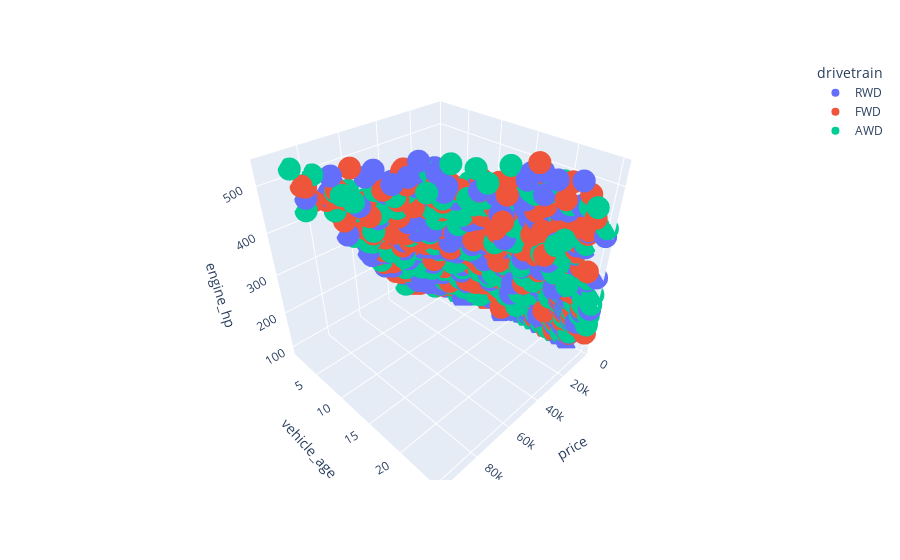

This figure's notebook cell:
### Code cell
fig = px.scatter_3d(df_new, x='price', y='vehicle_age', z='engine_hp',
              color='drivetrain')
fig.update_layout(
    scene=dict(
        xaxis=dict(range=[0, 100000])))
fig.show()

### Figure 1 — Plotly figure (JSON) as saved in the notebook; plotly's stock layout.template omitted (floating-point values rounded to 4 significant figures; data arrays with more than 128 entries replaced by an {"elided": "..."} marker saying what was removed)
{"data": [{"hovertemplate": "drivetrain=RWD<br>price=%{x}<br>vehicle_age=%{y}<br>engine_hp=%{z}<extra></extra>", "legendgroup": "RWD", "marker": {"color": "#636efa", "symbol": "circle"}, "mode": "markers", "name": "RWD", "scene": "scene", "showlegend": true, "type": "scatter3d", "x": {"elided": "1065 float values"}, "y": {"elided": "1065 int values"}, "z": {"elided": "1065 int values"}}, {"hovertemplate": "drivetrain=FWD<br>price=%{x}<br>vehicle_age=%{y}<br>engine_hp=%{z}<extra></extra>", "legendgroup": "FWD", "marker": {"color": "#EF553B", "symbol": "circle"}, "mode": "markers", "name": "FWD", "scene": "scene", "showlegend": true, "type": "scatter3d", "x": {"elided": "1783 float values"}, "y": {"elided": "1783 int values"}, "z": {"elided": "1783 int values"}}, {"hovertemplate": "drivetrain=AWD<br>price=%{x}<br>vehicle_age=%{y}<br>engine_hp=%{z}<extra></extra>", "legendgroup": "AWD", "marker": {"color": "#00cc96", "symbol": "circle"}, "mode": "markers", "name": "AWD", "scene": "scene", "showlegend": true, "type": "scatter3d", "x": {"elided": "1079 float values"}, "y": {"elided": "1079 int values"}, "z": {"elided": "1079 int values"}}], "layout": {"legend": {"title": {"text": "drivetrain"}, "tracegroupgap": 0}, "margin": {"t": 60}, "scene": {"domain": {"x": [0, 1], "y": [0, 1]}, "xaxis": {"range": [0, 100000], "title": {"text": "price"}}, "yaxis": {"title": {"text": "vehicle_age"}}, "zaxis": {"title": {"text": "engine_hp"}}}}}
